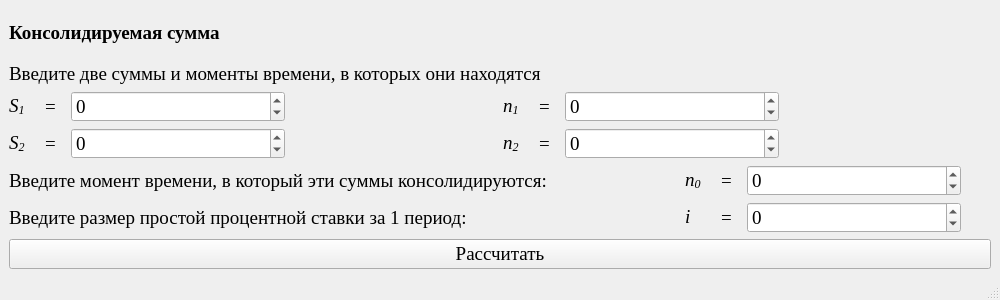
<?xml version="1.0" encoding="UTF-8"?>
<ui version="4.0">
 <class>MainWindow</class>
 <widget class="QMainWindow" name="MainWindow">
  <property name="enabled">
   <bool>true</bool>
  </property>
  <property name="geometry">
   <rect>
    <x>0</x>
    <y>0</y>
    <width>1000</width>
    <height>300</height>
   </rect>
  </property>
  <property name="minimumSize">
   <size>
    <width>1000</width>
    <height>300</height>
   </size>
  </property>
  <property name="maximumSize">
   <size>
    <width>1000</width>
    <height>300</height>
   </size>
  </property>
  <property name="windowTitle">
   <string>Консолидируемая сумма</string>
  </property>
  <widget class="QWidget" name="centralwidget">
   <layout class="QGridLayout" name="gridLayout_4">
    <item row="0" column="0">
     <widget class="QLabel" name="label">
      <property name="font">
       <font>
        <family>Times New Roman</family>
        <pointsize>14</pointsize>
        <weight>75</weight>
        <bold>true</bold>
       </font>
      </property>
      <property name="text">
       <string>Консолидируемая сумма</string>
      </property>
     </widget>
    </item>
    <item row="1" column="0">
     <layout class="QGridLayout" name="gridLayout_3">
      <item row="0" column="0">
       <widget class="QLabel" name="label_23">
        <property name="minimumSize">
         <size>
          <width>380</width>
          <height>0</height>
         </size>
        </property>
        <property name="maximumSize">
         <size>
          <width>16777215</width>
          <height>16777215</height>
         </size>
        </property>
        <property name="font">
         <font>
          <family>Times New Roman</family>
          <pointsize>14</pointsize>
         </font>
        </property>
        <property name="text">
         <string>Введите две суммы и моменты времени, в которых они находятся</string>
        </property>
       </widget>
      </item>
      <item row="1" column="0">
       <layout class="QGridLayout" name="gridLayout_11">
        <item row="0" column="0">
         <layout class="QGridLayout" name="gridLayout_10">
          <item row="0" column="0">
           <layout class="QGridLayout" name="gridLayout_5">
            <item row="0" column="2">
             <widget class="QDoubleSpinBox" name="doubleSpinBox_35">
              <property name="minimumSize">
               <size>
                <width>214</width>
                <height>24</height>
               </size>
              </property>
              <property name="maximumSize">
               <size>
                <width>16777213</width>
                <height>220</height>
               </size>
              </property>
              <property name="font">
               <font>
                <family>Times New Roman</family>
                <pointsize>14</pointsize>
               </font>
              </property>
              <property name="decimals">
               <number>0</number>
              </property>
              <property name="minimum">
               <double>-999999999.000000000000000</double>
              </property>
              <property name="maximum">
               <double>999999999.000000000000000</double>
              </property>
              <property name="value">
               <double>0.000000000000000</double>
              </property>
             </widget>
            </item>
            <item row="0" column="1">
             <widget class="QLabel" name="label_46">
              <property name="minimumSize">
               <size>
                <width>20</width>
                <height>0</height>
               </size>
              </property>
              <property name="maximumSize">
               <size>
                <width>20</width>
                <height>16777215</height>
               </size>
              </property>
              <property name="font">
               <font>
                <family>Times New Roman</family>
                <pointsize>14</pointsize>
               </font>
              </property>
              <property name="text">
               <string>=</string>
              </property>
             </widget>
            </item>
            <item row="0" column="0">
             <widget class="QLabel" name="label_47">
              <property name="minimumSize">
               <size>
                <width>30</width>
                <height>0</height>
               </size>
              </property>
              <property name="maximumSize">
               <size>
                <width>30</width>
                <height>16777215</height>
               </size>
              </property>
              <property name="font">
               <font>
                <family>Times New Roman</family>
                <pointsize>14</pointsize>
               </font>
              </property>
              <property name="text">
               <string>&lt;html&gt;&lt;head/&gt;&lt;body&gt;&lt;p&gt;&lt;span style=&quot; font-style:italic;&quot;&gt;S&lt;/span&gt;&lt;span style=&quot; font-style:italic; vertical-align:sub;&quot;&gt;1&lt;/span&gt;&lt;/p&gt;&lt;/body&gt;&lt;/html&gt;</string>
              </property>
             </widget>
            </item>
            <item row="0" column="3">
             <widget class="QLabel" name="label_10">
              <property name="text">
               <string/>
              </property>
             </widget>
            </item>
           </layout>
          </item>
          <item row="1" column="0">
           <layout class="QGridLayout" name="gridLayout_6">
            <item row="0" column="2">
             <widget class="QDoubleSpinBox" name="doubleSpinBox_36">
              <property name="minimumSize">
               <size>
                <width>214</width>
                <height>24</height>
               </size>
              </property>
              <property name="maximumSize">
               <size>
                <width>16777213</width>
                <height>220</height>
               </size>
              </property>
              <property name="font">
               <font>
                <family>Times New Roman</family>
                <pointsize>14</pointsize>
               </font>
              </property>
              <property name="decimals">
               <number>0</number>
              </property>
              <property name="minimum">
               <double>-999999999.000000000000000</double>
              </property>
              <property name="maximum">
               <double>999999999.000000000000000</double>
              </property>
              <property name="value">
               <double>0.000000000000000</double>
              </property>
             </widget>
            </item>
            <item row="0" column="1">
             <widget class="QLabel" name="label_48">
              <property name="minimumSize">
               <size>
                <width>20</width>
                <height>0</height>
               </size>
              </property>
              <property name="maximumSize">
               <size>
                <width>20</width>
                <height>16777215</height>
               </size>
              </property>
              <property name="font">
               <font>
                <family>Times New Roman</family>
                <pointsize>14</pointsize>
               </font>
              </property>
              <property name="text">
               <string>=</string>
              </property>
             </widget>
            </item>
            <item row="0" column="0">
             <widget class="QLabel" name="label_49">
              <property name="minimumSize">
               <size>
                <width>30</width>
                <height>0</height>
               </size>
              </property>
              <property name="maximumSize">
               <size>
                <width>30</width>
                <height>16777215</height>
               </size>
              </property>
              <property name="font">
               <font>
                <family>Times New Roman</family>
                <pointsize>14</pointsize>
               </font>
              </property>
              <property name="text">
               <string>&lt;html&gt;&lt;head/&gt;&lt;body&gt;&lt;p&gt;&lt;span style=&quot; font-style:italic;&quot;&gt;S&lt;/span&gt;&lt;span style=&quot; font-style:italic; vertical-align:sub;&quot;&gt;2&lt;/span&gt;&lt;/p&gt;&lt;/body&gt;&lt;/html&gt;</string>
              </property>
             </widget>
            </item>
            <item row="0" column="3">
             <widget class="QLabel" name="label_11">
              <property name="text">
               <string/>
              </property>
             </widget>
            </item>
           </layout>
          </item>
         </layout>
        </item>
        <item row="0" column="1">
         <layout class="QGridLayout" name="gridLayout_9">
          <item row="0" column="0">
           <layout class="QGridLayout" name="gridLayout_7">
            <item row="0" column="2">
             <widget class="QDoubleSpinBox" name="doubleSpinBox_37">
              <property name="minimumSize">
               <size>
                <width>214</width>
                <height>24</height>
               </size>
              </property>
              <property name="maximumSize">
               <size>
                <width>16777213</width>
                <height>220</height>
               </size>
              </property>
              <property name="font">
               <font>
                <family>Times New Roman</family>
                <pointsize>14</pointsize>
               </font>
              </property>
              <property name="decimals">
               <number>0</number>
              </property>
              <property name="minimum">
               <double>-999999999.000000000000000</double>
              </property>
              <property name="maximum">
               <double>999999999.000000000000000</double>
              </property>
              <property name="value">
               <double>0.000000000000000</double>
              </property>
             </widget>
            </item>
            <item row="0" column="1">
             <widget class="QLabel" name="label_50">
              <property name="minimumSize">
               <size>
                <width>20</width>
                <height>0</height>
               </size>
              </property>
              <property name="maximumSize">
               <size>
                <width>20</width>
                <height>16777215</height>
               </size>
              </property>
              <property name="font">
               <font>
                <family>Times New Roman</family>
                <pointsize>14</pointsize>
               </font>
              </property>
              <property name="text">
               <string>=</string>
              </property>
             </widget>
            </item>
            <item row="0" column="0">
             <widget class="QLabel" name="label_51">
              <property name="minimumSize">
               <size>
                <width>30</width>
                <height>0</height>
               </size>
              </property>
              <property name="maximumSize">
               <size>
                <width>30</width>
                <height>16777215</height>
               </size>
              </property>
              <property name="font">
               <font>
                <family>Times New Roman</family>
                <pointsize>14</pointsize>
               </font>
              </property>
              <property name="text">
               <string>&lt;html&gt;&lt;head/&gt;&lt;body&gt;&lt;p&gt;&lt;span style=&quot; font-style:italic;&quot;&gt;n&lt;/span&gt;&lt;span style=&quot; font-style:italic; vertical-align:sub;&quot;&gt;1&lt;/span&gt;&lt;/p&gt;&lt;/body&gt;&lt;/html&gt;</string>
              </property>
             </widget>
            </item>
            <item row="0" column="3">
             <widget class="QLabel" name="label_12">
              <property name="text">
               <string/>
              </property>
             </widget>
            </item>
           </layout>
          </item>
          <item row="1" column="0">
           <layout class="QGridLayout" name="gridLayout_8">
            <item row="0" column="2">
             <widget class="QDoubleSpinBox" name="doubleSpinBox_38">
              <property name="minimumSize">
               <size>
                <width>214</width>
                <height>24</height>
               </size>
              </property>
              <property name="maximumSize">
               <size>
                <width>16777213</width>
                <height>220</height>
               </size>
              </property>
              <property name="font">
               <font>
                <family>Times New Roman</family>
                <pointsize>14</pointsize>
               </font>
              </property>
              <property name="decimals">
               <number>0</number>
              </property>
              <property name="minimum">
               <double>-999999999.000000000000000</double>
              </property>
              <property name="maximum">
               <double>999999999.000000000000000</double>
              </property>
              <property name="value">
               <double>0.000000000000000</double>
              </property>
             </widget>
            </item>
            <item row="0" column="1">
             <widget class="QLabel" name="label_52">
              <property name="minimumSize">
               <size>
                <width>20</width>
                <height>0</height>
               </size>
              </property>
              <property name="maximumSize">
               <size>
                <width>20</width>
                <height>16777215</height>
               </size>
              </property>
              <property name="font">
               <font>
                <family>Times New Roman</family>
                <pointsize>14</pointsize>
               </font>
              </property>
              <property name="text">
               <string>=</string>
              </property>
             </widget>
            </item>
            <item row="0" column="0">
             <widget class="QLabel" name="label_53">
              <property name="minimumSize">
               <size>
                <width>30</width>
                <height>0</height>
               </size>
              </property>
              <property name="maximumSize">
               <size>
                <width>30</width>
                <height>16777215</height>
               </size>
              </property>
              <property name="font">
               <font>
                <family>Times New Roman</family>
                <pointsize>14</pointsize>
               </font>
              </property>
              <property name="text">
               <string>&lt;html&gt;&lt;head/&gt;&lt;body&gt;&lt;p&gt;&lt;span style=&quot; font-style:italic;&quot;&gt;n&lt;/span&gt;&lt;span style=&quot; font-style:italic; vertical-align:sub;&quot;&gt;2&lt;/span&gt;&lt;/p&gt;&lt;/body&gt;&lt;/html&gt;</string>
              </property>
             </widget>
            </item>
            <item row="0" column="3">
             <widget class="QLabel" name="label_13">
              <property name="text">
               <string/>
              </property>
             </widget>
            </item>
           </layout>
          </item>
         </layout>
        </item>
       </layout>
      </item>
      <item row="2" column="0">
       <layout class="QGridLayout" name="gridLayout" columnstretch="0,0,0,0,0">
        <item row="0" column="3">
         <widget class="QDoubleSpinBox" name="doubleSpinBox_31">
          <property name="minimumSize">
           <size>
            <width>214</width>
            <height>24</height>
           </size>
          </property>
          <property name="maximumSize">
           <size>
            <width>16777213</width>
            <height>220</height>
           </size>
          </property>
          <property name="font">
           <font>
            <family>Times New Roman</family>
            <pointsize>14</pointsize>
           </font>
          </property>
          <property name="decimals">
           <number>0</number>
          </property>
          <property name="minimum">
           <double>-999999999.000000000000000</double>
          </property>
          <property name="maximum">
           <double>999999999.000000000000000</double>
          </property>
          <property name="value">
           <double>0.000000000000000</double>
          </property>
         </widget>
        </item>
        <item row="0" column="1">
         <widget class="QLabel" name="label_39">
          <property name="minimumSize">
           <size>
            <width>30</width>
            <height>0</height>
           </size>
          </property>
          <property name="maximumSize">
           <size>
            <width>30</width>
            <height>16777215</height>
           </size>
          </property>
          <property name="font">
           <font>
            <family>Times New Roman</family>
            <pointsize>14</pointsize>
           </font>
          </property>
          <property name="text">
           <string>&lt;html&gt;&lt;head/&gt;&lt;body&gt;&lt;p&gt;&lt;span style=&quot; font-style:italic;&quot;&gt;n&lt;/span&gt;&lt;span style=&quot; font-style:italic; vertical-align:sub;&quot;&gt;0&lt;/span&gt;&lt;/p&gt;&lt;/body&gt;&lt;/html&gt;</string>
          </property>
         </widget>
        </item>
        <item row="0" column="2">
         <widget class="QLabel" name="label_38">
          <property name="minimumSize">
           <size>
            <width>20</width>
            <height>0</height>
           </size>
          </property>
          <property name="maximumSize">
           <size>
            <width>20</width>
            <height>16777215</height>
           </size>
          </property>
          <property name="font">
           <font>
            <family>Times New Roman</family>
            <pointsize>14</pointsize>
           </font>
          </property>
          <property name="text">
           <string>=</string>
          </property>
         </widget>
        </item>
        <item row="0" column="4">
         <widget class="QLabel" name="label_6">
          <property name="text">
           <string/>
          </property>
         </widget>
        </item>
        <item row="0" column="0">
         <widget class="QLabel" name="label_19">
          <property name="minimumSize">
           <size>
            <width>670</width>
            <height>0</height>
           </size>
          </property>
          <property name="maximumSize">
           <size>
            <width>16777215</width>
            <height>16777215</height>
           </size>
          </property>
          <property name="font">
           <font>
            <family>Times New Roman</family>
            <pointsize>14</pointsize>
           </font>
          </property>
          <property name="text">
           <string>Введите момент времени, в который эти суммы консолидируются:</string>
          </property>
         </widget>
        </item>
       </layout>
      </item>
      <item row="3" column="0">
       <layout class="QGridLayout" name="gridLayout_2" columnstretch="0,0,0,0,0" columnminimumwidth="0,0,0,0,0">
        <item row="0" column="4">
         <widget class="QLabel" name="label_7">
          <property name="text">
           <string/>
          </property>
         </widget>
        </item>
        <item row="0" column="2">
         <widget class="QLabel" name="label_40">
          <property name="minimumSize">
           <size>
            <width>20</width>
            <height>0</height>
           </size>
          </property>
          <property name="maximumSize">
           <size>
            <width>20</width>
            <height>16777215</height>
           </size>
          </property>
          <property name="font">
           <font>
            <family>Times New Roman</family>
            <pointsize>14</pointsize>
           </font>
          </property>
          <property name="text">
           <string>=</string>
          </property>
         </widget>
        </item>
        <item row="0" column="3">
         <widget class="QDoubleSpinBox" name="doubleSpinBox_32">
          <property name="minimumSize">
           <size>
            <width>214</width>
            <height>24</height>
           </size>
          </property>
          <property name="maximumSize">
           <size>
            <width>16777213</width>
            <height>220</height>
           </size>
          </property>
          <property name="font">
           <font>
            <family>Times New Roman</family>
            <pointsize>14</pointsize>
           </font>
          </property>
          <property name="decimals">
           <number>0</number>
          </property>
          <property name="minimum">
           <double>-999999999.000000000000000</double>
          </property>
          <property name="maximum">
           <double>999999999.000000000000000</double>
          </property>
          <property name="value">
           <double>0.000000000000000</double>
          </property>
         </widget>
        </item>
        <item row="0" column="1">
         <widget class="QLabel" name="label_41">
          <property name="minimumSize">
           <size>
            <width>30</width>
            <height>0</height>
           </size>
          </property>
          <property name="maximumSize">
           <size>
            <width>30</width>
            <height>16777215</height>
           </size>
          </property>
          <property name="font">
           <font>
            <family>Times New Roman</family>
            <pointsize>14</pointsize>
           </font>
          </property>
          <property name="text">
           <string>&lt;html&gt;&lt;head/&gt;&lt;body&gt;&lt;p&gt;&lt;span style=&quot; font-style:italic;&quot;&gt;i&lt;/span&gt;&lt;/p&gt;&lt;/body&gt;&lt;/html&gt;</string>
          </property>
         </widget>
        </item>
        <item row="0" column="0">
         <widget class="QLabel" name="label_20">
          <property name="minimumSize">
           <size>
            <width>670</width>
            <height>0</height>
           </size>
          </property>
          <property name="maximumSize">
           <size>
            <width>16777215</width>
            <height>16777215</height>
           </size>
          </property>
          <property name="font">
           <font>
            <family>Times New Roman</family>
            <pointsize>14</pointsize>
           </font>
          </property>
          <property name="text">
           <string>Введите размер простой процентной ставки за 1 период:</string>
          </property>
         </widget>
        </item>
       </layout>
      </item>
     </layout>
    </item>
    <item row="2" column="0">
     <widget class="QPushButton" name="pushButton">
      <property name="font">
       <font>
        <family>Times New Roman</family>
        <pointsize>14</pointsize>
       </font>
      </property>
      <property name="text">
       <string>Рассчитать</string>
      </property>
     </widget>
    </item>
   </layout>
  </widget>
  <widget class="QStatusBar" name="statusbar"/>
 </widget>
 <resources/>
 <connections/>
</ui>
